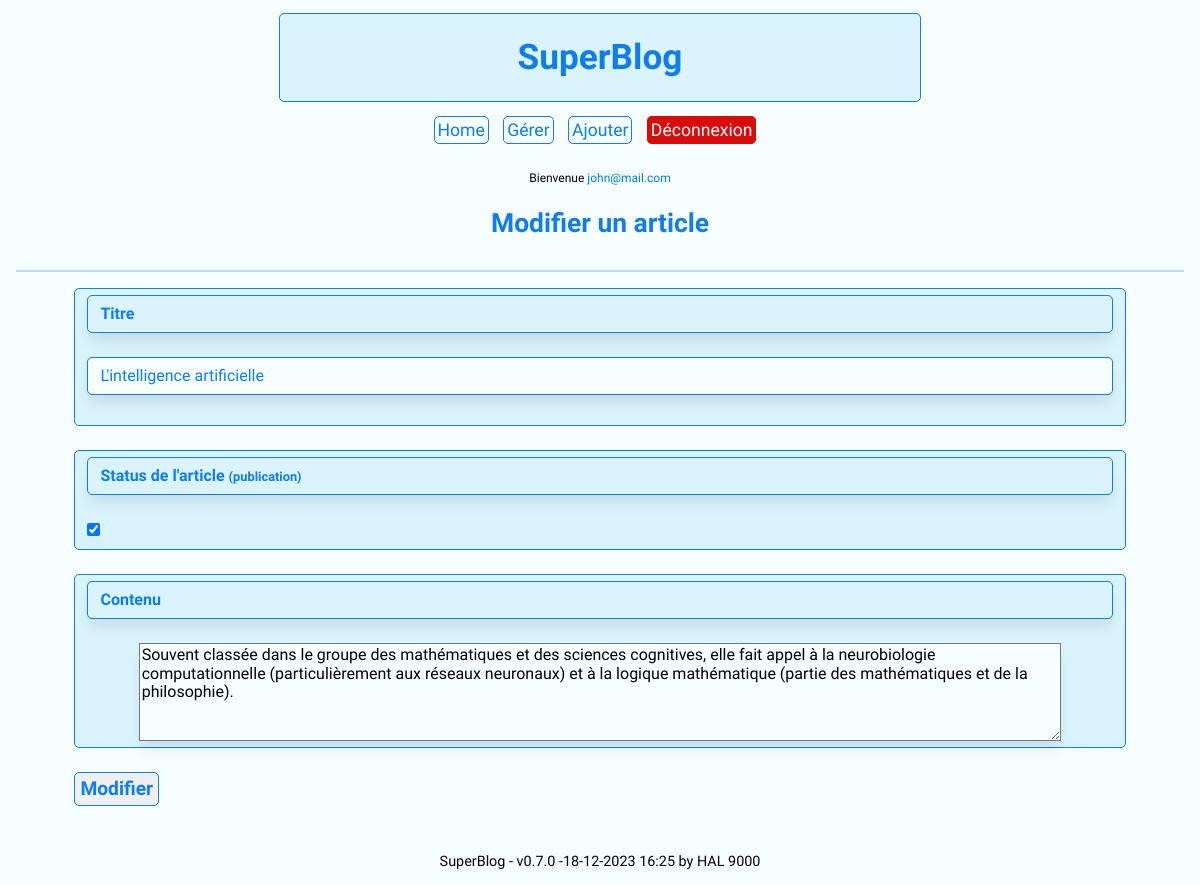
/edit.php?id=3 (signed in), run on the app's committed database.
### tables this page shows
CREATE TABLE `articles` (
  `id` int(10) UNSIGNED NOT NULL,
  `title` varchar(250) NOT NULL,
  `content` longtext NOT NULL,
  `picture` varchar(250) DEFAULT NULL,
  `active` tinyint(3) UNSIGNED DEFAULT 1
);

### app/functions/fct-db.php (called while the page is built, shortened)
<?php
function getArticleByIDDB($conn, $id) {
    try {
        $req = $conn->prepare("SELECT * FROM articles WHERE id = :id");
        $req->bindParam(':id', $id);
        $req->execute();
        $resultat = $req->fetch(PDO::FETCH_ASSOC);
        return $resultat;
    } catch (PDOException $e) {
        (DEBUG)? $st = 'Error : ' . $e->getMessage() : $st = "Error in : getArticleByIDDB() function";
        return $st;
    }
}

### edit.php (the view, shortened to what this page needs)
<?php
    require_once('settings.php');
    if(!is_object($conn)){
        $msg = getMessage($conn, 'error');
    }else{
        if(isset($_GET['id']) && !empty($_GET['id']))
        {
            $id = $_GET['id'];
            $article = getArticleByIDDB($conn, $id);
        }else
            header('Location: manager.php');
    }
?>
<!DOCTYPE html>
<html lang="en">
<head>
</head>
<body>
    <div class="container">
            <div id="header-logo">
                <h1><?php echo APP_NAME; ?></h1>
            </div>
            <div id="main-menu">
            </div>
            <h2 class="title">Modifier un article</h2>
            <hr>
            <div id="content-edit">
                <form action="manager.php" method="post">
                    <div class="form-ctrl">
                        <label for="title" class="form-ctrl">Titre</label>
                        <input type="text" class="form-ctrl" id="title" name="title" value="<?php if(isset($article['title'])) echo $article['title']; else echo ''; ?>" required>
                    </div>
                    <div class="form-ctrl">
                        <label for="published_article" class="form-ctrl">Status de l'article <small>(publication)</small></label>
                        <?php if(isset($article['content'])) displayFormRadioBtnArticlePublished($article['active'], 'EDIT'); else echo ''; ?>
                    </div>
                    <div class="form-ctrl">
                        <label for="content" class="form-ctrl">Contenu</label>
                        <textarea class="" id="content" name="content" rows="5"><?php if(isset($article['content'])) echo html_entity_decode($article['content']); else echo ''; ?></textarea>
                    </div>
                    <button type="submit" class="btn-classic">Modifier</button>
                </form>
            </div>
            <footer>
            </footer>
        </div>
</body>
</html>

### assets/css/styles.css (style rules this page uses)
:root { --body-backg-color: rgb(246, 254, 255); --header-backg-color: rgb(217, 244, 253); --menu-item-color: rgb(15, 125, 235); --menu-item-color-hover: rgb(12, 72, 132); --danger-color: rgb(217, 12, 12); --backg-msg-danger-color: rgb(255, 208, 208); --success-color: rgb(39, 156, 18); --backg-msg-success-color: rgb(222, 254, 180); --danger-color-hover: rgb(147, 13, 13); --link-color: rgb(1, 125, 248); --published-color: rgb(74, 192, 41); --border-width: 1px; }
body { font-family: "Exo 2", sans-serif; font-size: 1.1rem; background-color: var(--body-backg-color); color: var(--body-color) }
footer { margin-top: 3rem; text-align: center; font-size: 0.9rem; }
h2 { color: var(--menu-item-color); }
h2.title { text-align: center; margin-bottom: 2rem; }
hr { margin: 1rem 0; border: var(--border-width) solid var(--menu-item-color); opacity: .25; }
.container { margin: 0 1rem 0 1rem; }
.btn-classic { font-size: 1.2rem; color: var(--menu-item-color); border: 1px solid var(--menu-item-color); border-radius: 5px; padding: 5px; margin-right: 10px; font-weight: bold; }
#header-logo { color: var(--menu-item-color); border: 1px solid var(--menu-item-color); background-color: var(--header-backg-color); border-radius: 5px; text-align: center; max-width: 55%; margin-left: auto; margin-right: auto; margin-bottom: 1rem; margin-top: 0.8rem; }
#main-menu { display: block; margin: 0; text-align: center; }
#content, #content-edit, #content-add { display: block; width: 90%; margin: auto; }
label { display: block; font-size: 1.1rem; font-weight: bold !important; box-shadow: 0px 10px 15px -3px rgba(0,0,0,0.1); }
.form-ctrl { display: block; width: 100%; padding: 0.375rem 0.75rem; font-size: 1rem; font-weight: 400; line-height: 1.5; color: var(--menu-item-color); background-color: var(--header-backg-color); background-clip: padding-box; border: var(--border-width) solid var(--menu-item-color); border-radius: 5px; margin-bottom: 1.5rem; }
input, textarea, input[type="checkbox"], input[type="radio"], input[type="file"] { background-color: var(--body-backg-color) !important; box-shadow: 0px 10px 15px -3px rgba(0,0,0,0.1); }

### data on the page
articles: title "L'intelligence artificielle", content "Souvent classée dans le groupe des mathématiques et des sciences cognitives, elle fait appel à la neurobiologie computationnelle (particulièrement aux réseaux neuronaux) et à la logique mathématique (partie des mathématiques et de la philosophie)."

### other printed values
APP_NAME "SuperBlog"
$_SESSION['user_email'] "john@mail.com"
$app_name "SuperBlog"
$app_version "v0.7.0"
$app_update "18-12-2023 16:25"
$app_author "HAL 9000"
